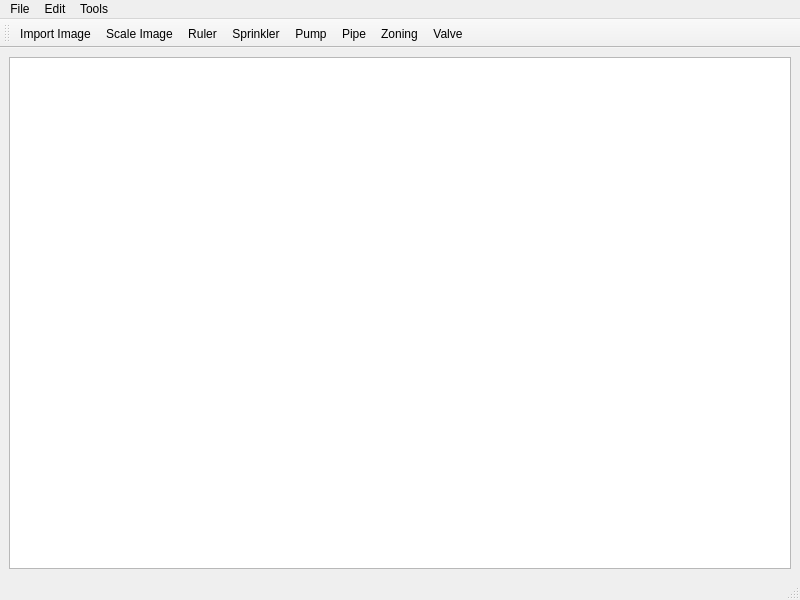
<?xml version="1.0" encoding="UTF-8"?>
<ui version="4.0">
 <class>MainWindow</class>
 <widget class="QMainWindow" name="MainWindow">
  <property name="geometry">
   <rect>
    <x>0</x>
    <y>0</y>
    <width>800</width>
    <height>600</height>
   </rect>
  </property>
  <property name="windowTitle">
   <string>MainWindow</string>
  </property>
  <widget class="QWidget" name="centralwidget">
   <layout class="QGridLayout" name="gridLayout">
    <item row="0" column="0">
     <widget class="LISA_View" name="graphicsView"/>
    </item>
   </layout>
  </widget>
  <widget class="QMenuBar" name="menubar">
   <property name="geometry">
    <rect>
     <x>0</x>
     <y>0</y>
     <width>800</width>
     <height>20</height>
    </rect>
   </property>
   <widget class="QMenu" name="menuFile">
    <property name="title">
     <string>File</string>
    </property>
    <addaction name="actionImport_Image"/>
    <addaction name="actionExit"/>
    <addaction name="actionSave_as"/>
    <addaction name="actionOpen"/>
   </widget>
   <widget class="QMenu" name="menuEdit">
    <property name="title">
     <string>Edit</string>
    </property>
    <addaction name="actionScale_Image"/>
    <addaction name="actionlock_Image"/>
   </widget>
   <widget class="QMenu" name="menuTools">
    <property name="title">
     <string>Tools</string>
    </property>
    <addaction name="actionRuler"/>
    <addaction name="actionSprinkler"/>
    <addaction name="actionPump"/>
    <addaction name="actionPipe"/>
    <addaction name="actionZoning"/>
    <addaction name="actionValve"/>
   </widget>
   <addaction name="menuFile"/>
   <addaction name="menuEdit"/>
   <addaction name="menuTools"/>
  </widget>
  <widget class="QStatusBar" name="statusbar"/>
  <widget class="QToolBar" name="toolBar">
   <property name="windowTitle">
    <string>toolBar</string>
   </property>
   <attribute name="toolBarArea">
    <enum>TopToolBarArea</enum>
   </attribute>
   <attribute name="toolBarBreak">
    <bool>false</bool>
   </attribute>
   <addaction name="actionImport_Image"/>
   <addaction name="actionScale_Image"/>
   <addaction name="actionRuler"/>
   <addaction name="actionSprinkler"/>
   <addaction name="actionPump"/>
   <addaction name="actionPipe"/>
   <addaction name="actionZoning"/>
   <addaction name="actionValve"/>
  </widget>
  <action name="actionImport_Image">
   <property name="icon">
    <iconset resource="resource.qrc">
     <normaloff>:/image/res/menu/picture .png</normaloff>:/image/res/menu/picture .png</iconset>
   </property>
   <property name="text">
    <string>Import Image</string>
   </property>
  </action>
  <action name="actionExit">
   <property name="text">
    <string>Exit</string>
   </property>
  </action>
  <action name="actionScale_Image">
   <property name="icon">
    <iconset resource="resource.qrc">
     <normaloff>:/image/res/menu/scale.png</normaloff>:/image/res/menu/scale.png</iconset>
   </property>
   <property name="text">
    <string>Scale Image</string>
   </property>
  </action>
  <action name="actionRuler">
   <property name="checkable">
    <bool>true</bool>
   </property>
   <property name="icon">
    <iconset resource="resource.qrc">
     <normaloff>:/image/res/menu/measuringTape .png</normaloff>:/image/res/menu/measuringTape .png</iconset>
   </property>
   <property name="text">
    <string>Ruler</string>
   </property>
  </action>
  <action name="actionSprinkler">
   <property name="checkable">
    <bool>true</bool>
   </property>
   <property name="icon">
    <iconset resource="resource.qrc">
     <normaloff>:/image/res/menu/sprinkler.png</normaloff>:/image/res/menu/sprinkler.png</iconset>
   </property>
   <property name="text">
    <string>Sprinkler</string>
   </property>
  </action>
  <action name="actionPump">
   <property name="icon">
    <iconset resource="resource.qrc">
     <normaloff>:/image/res/menu/pump.png</normaloff>:/image/res/menu/pump.png</iconset>
   </property>
   <property name="text">
    <string>Pump</string>
   </property>
  </action>
  <action name="actionPipe">
   <property name="checkable">
    <bool>true</bool>
   </property>
   <property name="icon">
    <iconset resource="resource.qrc">
     <normaloff>:/image/res/menu/pipeM.png</normaloff>:/image/res/menu/pipeM.png</iconset>
   </property>
   <property name="text">
    <string>Pipe</string>
   </property>
  </action>
  <action name="actionZoning">
   <property name="checkable">
    <bool>true</bool>
   </property>
   <property name="icon">
    <iconset resource="resource.qrc">
     <normaloff>:/image/res/menu/zoning.png</normaloff>:/image/res/menu/zoning.png</iconset>
   </property>
   <property name="text">
    <string>Zoning</string>
   </property>
  </action>
  <action name="actionSave_as">
   <property name="icon">
    <iconset resource="resource.qrc">
     <normaloff>:/image/res/menu/save.png</normaloff>:/image/res/menu/save.png</iconset>
   </property>
   <property name="text">
    <string>Save as...</string>
   </property>
  </action>
  <action name="actionOpen">
   <property name="icon">
    <iconset resource="resource.qrc">
     <normaloff>:/image/res/menu/open-folder.png</normaloff>:/image/res/menu/open-folder.png</iconset>
   </property>
   <property name="text">
    <string>Open...</string>
   </property>
  </action>
  <action name="actionValve">
   <property name="checkable">
    <bool>true</bool>
   </property>
   <property name="icon">
    <iconset resource="resource.qrc">
     <normaloff>:/image/res/menu/valve.png</normaloff>:/image/res/menu/valve.png</iconset>
   </property>
   <property name="text">
    <string>Valve</string>
   </property>
  </action>
  <action name="actionlock_Image">
   <property name="checkable">
    <bool>true</bool>
   </property>
   <property name="text">
    <string>lock Image</string>
   </property>
  </action>
 </widget>
 <customwidgets>
  <customwidget>
   <class>LISA_View</class>
   <extends>QGraphicsView</extends>
   <header>lisa_view.h</header>
  </customwidget>
 </customwidgets>
 <resources>
  <include location="resource.qrc"/>
 </resources>
 <connections/>
</ui>
